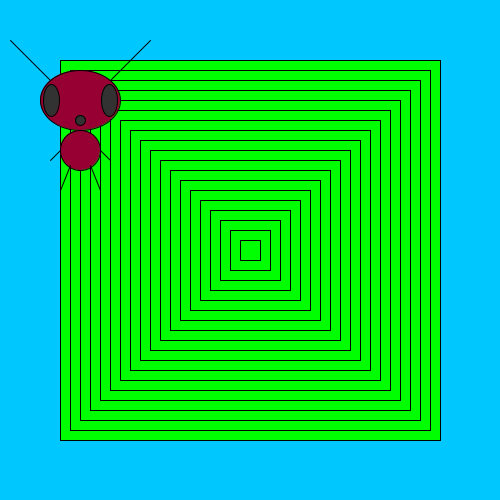
Frame 1 (no input)
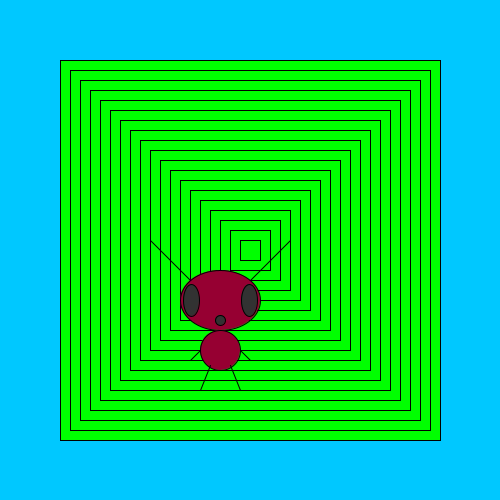
Frame 60 (the mouse pressed at the canvas centre just before this capture)
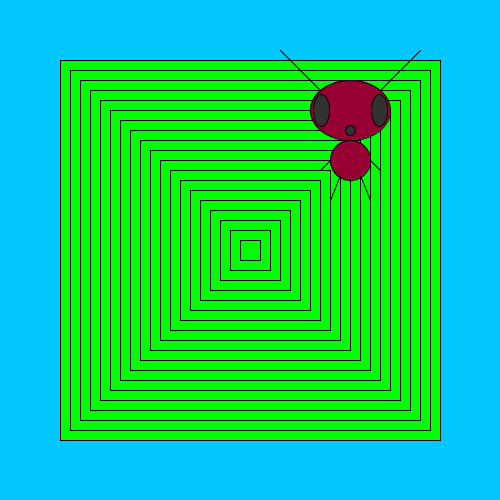
Frame 120 (the mouse held since frame 60 and released just before this capture)

The Processing sketch that drew these frames (run headless with seeded random() and noise(); from frame 60 on, the mouse is pressed at the canvas centre):

// Processing sketch: processing_132168
// ── processing_132168.pde

int monsterX;
int monsterY;
int teller;
float breedte;
boolean einde;

void setup() {
  size(500, 500);
  monsterX = 80;
  monsterY = 150;
  teller = 0;
  einde = false;
  breedte=380;
  
}
void draw() {
  
  drawAchtergrond();
  drawMonster();
  drawBeweging();
}
  
  
void drawAchtergrond(){
   background(0,200,255);
  while (breedte > 0) {
    stroke(0);
    fill(0,255,0);
    rectMode(CENTER);
    rect(width/2, height/2, breedte, breedte);
    breedte = breedte - 20;
  }
  breedte = 380;
}

  
void drawMonster(){
  fill(150,0,50);
  ellipse(monsterX, monsterY-50, 80, 60);
  fill(50);
  ellipse(monsterX-29, monsterY-50, 16, 32);   
  ellipse(monsterX+29, monsterY-50, 16, 32);
  ellipse(monsterX, monsterY-30, 10, 10);
  fill(150,0,50); //Kleur lichaam RGB
  ellipse(monsterX, monsterY, 40, 40); //lichaam //X=100 Y=130
  line(monsterX-30, monsterY+10, monsterX-20, monsterY);   //armen links
  line(monsterX+20, monsterY, monsterX+30, monsterY+10); //armen rechts
  line(monsterX-10, monsterY+15, monsterX-20, monsterY+40);   //benen links
  line(monsterX+10, monsterY+15, monsterX+20, monsterY+40); //benen rechts
  line(monsterX-30, monsterY-70, monsterX-70, monsterY-110); //spriet links
  line(monsterX+30, monsterY-70, monsterX+70, monsterY-110);  //spriet rechts
}

void drawBeweging(){
//bewegen monster naar rechts
if(monsterX >=80 && monsterY ==150){
  monsterX = monsterX +10;
  teller=teller+1;
}
//bewegen monster naar links
if(monsterX <= 420 && monsterY == 350){
  monsterX = monsterX -10;
}
//bewegen monster omlaag
if (monsterX == 350 && monsterY >=80){
  monsterY = monsterY +10;
}

//bewegen monster omhoog
if (monsterX == 80 && monsterY <=350){
  monsterY = monsterY -10;
}




}
